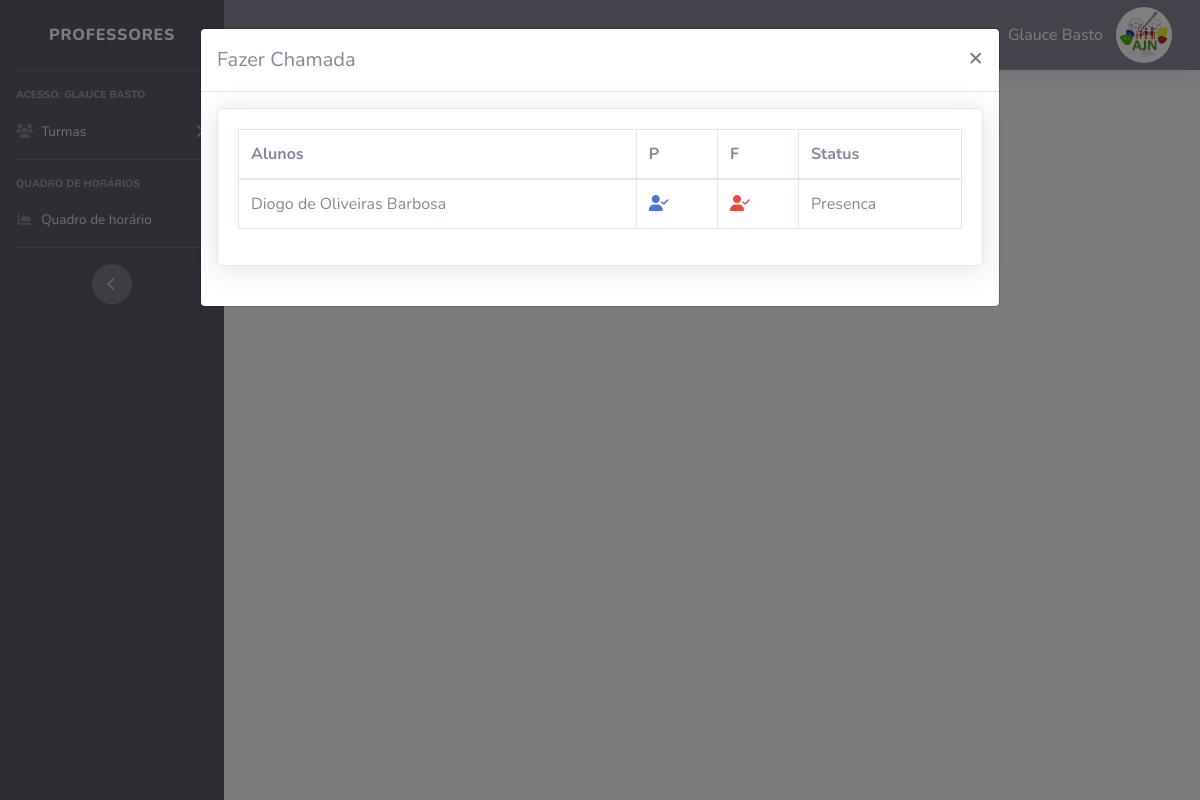
Screenshot of /tela-professor/index.php?pag=turma&id=39&funcao=chamadasaulas&id_turma=39&id_aula=278 (signed in) with the database file from the repository.
### tables this page shows
CREATE TABLE `user` (
  `id` int(11) NOT NULL,
  `cpf` varchar(30) NOT NULL,
  `nomesocial` varchar(50) NOT NULL,
  `email` varchar(50) NOT NULL,
  `nivel` varchar(15) NOT NULL,
  `senha` varchar(255) NOT NULL
);

CREATE TABLE `alunos` (
  `id` int(11) NOT NULL,
  `imagem` varchar(1000) NOT NULL,
  `nomecompleto` varchar(50) NOT NULL,
  `nomesocial` varchar(50) NOT NULL,
  `aniversario` varchar(10) NOT NULL,
  `genero` varchar(20) NOT NULL,
  `rg` varchar(30) NOT NULL,
  `cpf` varchar(30) NOT NULL,
  `telefone` varchar(20) NOT NULL,
  `celular` varchar(20) NOT NULL,
  `email` varchar(50) NOT NULL,
  `cep` varchar(30) NOT NULL,
  `rua` varchar(30) NOT NULL,
  `numero` varchar(8) NOT NULL,
  `complemento` varchar(20) NOT NULL,
  `bairro` varchar(30) NOT NULL,
  `cidade` varchar(30) NOT NULL,
  `estado` varchar(30) NOT NULL,
  `whatsapp` varchar(20) NOT NULL,
  `escola` varchar(50) NOT NULL,
  `turmaescolar` varchar(8) NOT NULL,
  `nivelescolar` varchar(15) NOT NULL,
  `anoescolar` varchar(15) NOT NULL,
  `certidaonasc` varchar(50) NOT NULL,
  `cpfresponsavel` varchar(30) NOT NULL
);

CREATE TABLE `chamada` (
  `id` int(11) NOT NULL,
  `id_turma` int(11) NOT NULL,
  `id_aula` int(11) NOT NULL,
  `id_aluno` int(11) NOT NULL,
  `presenca` varchar(10) NOT NULL,
  `datachamada` date NOT NULL
);

### tela-professor/index.php (the view, shortened to what the rows shown need)
<?php
require_once("../conexao.php");
    $pag = @$_GET["pag"];
    $menu3 = "dias";
    $SESSION = @$_SESSION['id_user'];
    $query = $pdo->query("SELECT * FROM user WHERE id = '$SESSION'");
    $res = $query->fetchAll(PDO::FETCH_ASSOC);
    $nome_perfil = @$res[0]['nomesocial'];
 ?>
<!DOCTYPE html>
<html lang="pt-br">
    <head>
        <link href="../css/style.css" rel="stylesheet">
        <link href="../css/sb-admin-2.css" rel="stylesheet">
        <link href="../vendor/datatables/dataTables.bootstrap4.min.css" rel="stylesheet">
    </head>
    <body id="page-top">
        <div id="wrapper">
            <ul class="navbar-nav bg-dark sidebar sidebar-dark accordion" id="accordionSidebar">
                <a class="sidebar-brand d-flex align-items-center justify-content-center" href="index.php">
                    <div class="sidebar-brand-text mx-3">PROFESSORES</div>
                </a>
                <hr class="sidebar-divider ">
                <div class="sidebar-heading">
                    Acesso: <?php echo $nome_perfil ?>
                </div>
                <li class="nav-item">
                    <a class="nav-link collapsed" href="#" data-toggle="collapse" data-target="#collapseTwo" aria-expanded="true" aria-controls="collapseTwo">
                    </a>
                </li>
                <hr class="sidebar-divider">
                <div class="sidebar-heading">
                    Quadro de Horários
                </div>
                <li class="nav-item">
                    <a class="nav-link" href="index.php?pag=<?php echo $menu3 ?>">
                        <span>Quadro de horário </span></a>
                </li>
                <hr class="sidebar-divider d-none d-md-block">
                <div class="text-center d-none d-md-inline">
                    <button class="rounded-circle border-0" id="sidebarToggle"></button>
                </div>
            </ul>
            <div id="content-wrapper" class="d-flex flex-column">
                <div id="content">
                    <nav class="navbar navbar-expand navbar-light bg-secondary topbar mb-4 static-top shadow">
                        <ul class="navbar-nav ml-auto">
                            <li class="nav-item dropdown no-arrow">
                                <a class="nav-link dropdown-toggle" href="#" id="userDropdown" role="button" data-toggle="dropdown" aria-haspopup="true" aria-expanded="false">
                                    <Button class="btn btn-link  text-white" title='Editar Perfil'><?php echo $nome_perfil?></Button>
                                   <img class="img-profile rounded-circle" src="../img/logo-ajn.jpg" width="60" height="60" >
                            </a>
                            </li>
                        </ul>
                    </nav>
                        <?php if (@$pag == null) {
                        @include_once("home.php");
                        } else if (@$pag==$menu3) {
                        @include_once(@$menu3.".php");
                        } else if (@$pag=='turma') {
                        @include_once("turma.php");
                        } else {
                        @include_once("home.php");
                        }
                        ?>
                </div>
    </body>

### tela-professor/turma.php (shortened to what the rows shown need)
<?php
require_once("../conexao.php");
?>
</div>
<div class="modal" id="chamadasaulas" tabindex="-1" role="dialog">
    <div class="modal-dialog  modal-lg" role="document">
        <div class="modal-content">
            <div class="modal-body">
        <div class="card shadow mb-4">
        <div class="card-body">
            <div class="table-responsive">
                <table class="table table-bordered" id="dataTable3" width="100%" cellspacing="0">
                    <thead>
                        <tr>
                            <th>Alunos</th>
                            <th>P</th>
                            <th>F</th>
                            <th>Status</th>
                        </tr>
                    </thead>
                    <tbody>
                    <?php
                            $query_f = $pdo->query("SELECT * FROM matriculas where id_turma = '$_GET[id_turma]'");
                            $res_f = $query_f->fetchAll(PDO::FETCH_ASSOC);
                            for ($i=0; $i < count($res_f); $i++) {
                            $id_aluno = $res_f[$i]['id_aluno'];
                            $query_r = $pdo->query("SELECT * FROM alunos where id = '" . $id_aluno . "'");
                            $res_r = $query_r->fetchAll(PDO::FETCH_ASSOC);
                            $nomecompleto = $res_r[0]['nomecompleto'];
                            $imagem = $res_r[0]['imagem'];
                        ?>
                <tr>
                   <td>
                    <a class='teste-foto'><?php echo $nomecompleto ?><span class='teste-foto2'><img src="../img/alunos/<?php echo $imagem?>" class='teste-foto3' width="100" height="100" alt="<?php echo $nomecompleto ?>" /></span></a>
                   </td>
                      <td>
                       <a href="index.php?pag=turma&id=<?php echo $_GET['id']?>&funcao=realizarchamada&id_turma=<?php echo $_GET['id_turma']?>&id_aula=<?php echo $_GET['id_aula']?>&id_aluno=<?php echo $id_aluno?>"
                       class='text-primary' title='Presença'><i class="fa-solid fa-user-check"></i></a>
                     </td>
                     <td>
                       <a href="index.php?pag=turma&id=<?php echo $_GET['id']?>&funcao=realizarchamada2&id_turma=<?php echo $_GET['id_turma']?>&id_aula=<?php echo $_GET['id_aula']?>&id_aluno=<?php echo $id_aluno?>"
                       class='text-danger' title='Falta'> <i class="fa-solid fa-user-check"></i></a>
                     </td>
                      <td>
                      <?php
                        $query2 = $pdo->query("SELECT * FROM chamada WHERE id_turma = '$_GET[id_turma]'
                        and id_aluno = $id_aluno and id_aula ='$_GET[id_aula]'");
                        $res2 = $query2 -> fetchALL(PDO::FETCH_ASSOC);
                        $presenca2 = $res2[0]['presenca'];
                         if($presenca2 != "" ) {?>
                        <?php echo $presenca2 ?>
                        <?php } ?>
                     </td>
                </div>
<?php }?>
       </div>
   </div>
</div>
            </div>
        </div>
    </div>
</div>

### rows the page displays
user: nomesocial "GLAUCE BASTO", nomesocial "Glauce Basto"
alunos: nomecompleto "Diogo de Oliveiras Barbosa"
chamada: presenca "Presenca"
